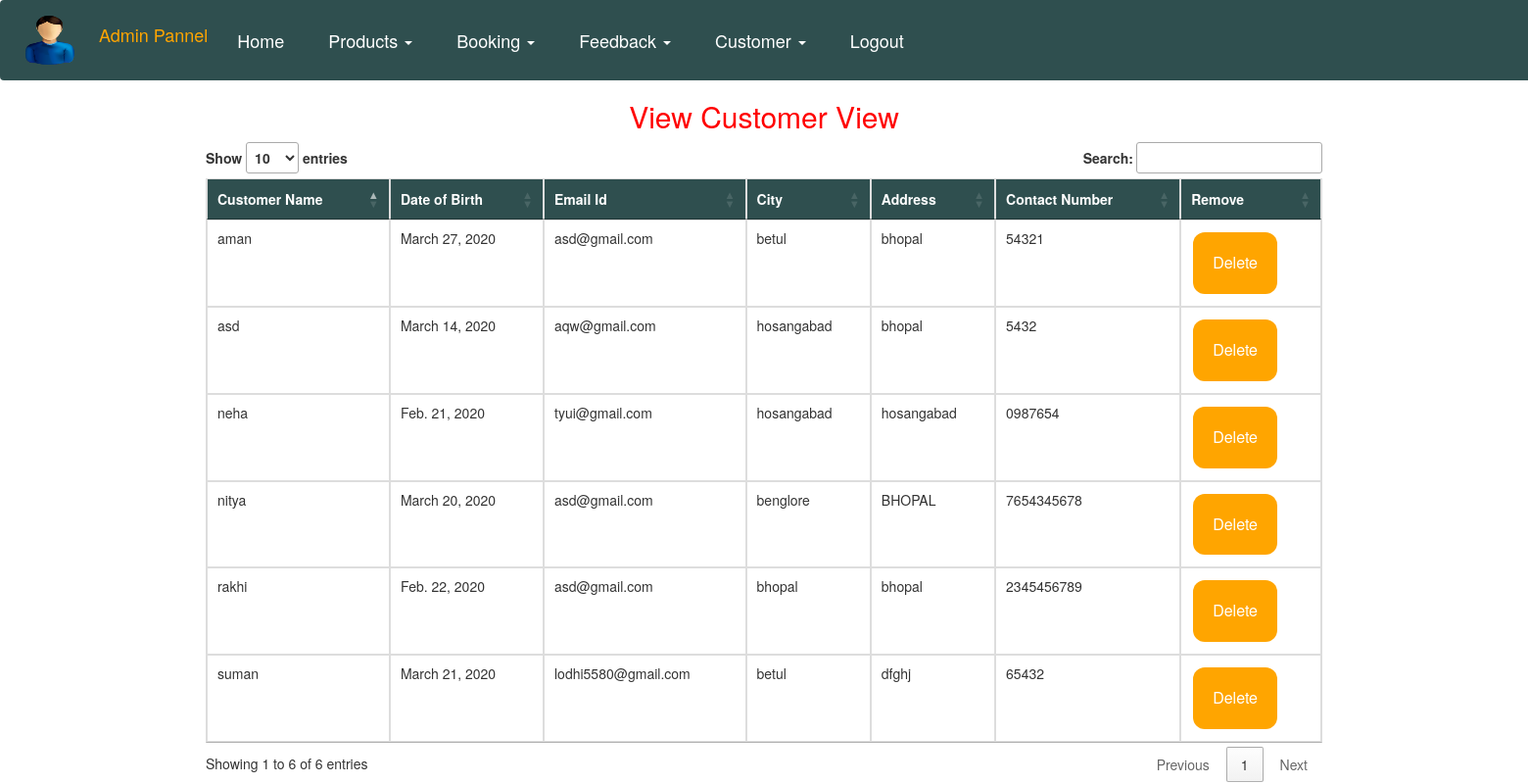
/view_customer (signed in), run on the app's committed database.
### bookshop/models.py (models this page shows, shortened)
class Profile(models.Model):
    user = models.ForeignKey(User, on_delete=models.CASCADE, null=True)
    dob = models.DateField(null=True)
    city = models.CharField(max_length=30, null=True)
    address = models.CharField(max_length=50, null=True)
    contact = models.CharField(max_length=10, null=True)

### bookshop/views.py (the view)
# urls.py: path('view_customer', View_Customer, name='view_customer'),
def View_Customer(request):
    if not request.user.is_staff:
        return redirect('login_admin')
    cust = Profile.objects.all()
    d = {'cus': cust}
    return render(request, 'view_customer.html', d)

### bookshop/templates/view_customer.html (shortened to what this page needs)
{% extends 'admin_navigation.html' %}
{% block body %}
<center><h2 style="color:red">View Customer View</h2></center>
 <div class="container">
<table class="table table-bordered" id="myTable">
  <thead>
  <tr>
    <th>Customer Name</th>
    <th>Date of Birth</th>
      <th>Email Id</th>
    <th>City</th>
      <th>Address</th>
      <th>Contact Number</th>
    <th>Remove</th>
  </tr>
  </thead>
   <tbody>
    {% for i in cus %}
  <tr>
    <td>{{i.user.username}}</td>
    <td>{{i.dob}}</td>
    <td>{{i.user.email}}</td>
    <td>{{i.city}}</td>
    <td>{{i.address}}</td>
      <td>{{i.contact}}</td>
    {% if i.user.is_staff %}
    <td><button2 class="button2 button1" style="bockground-color:red">Staff_User</button2></td>
    {% else %}
      <td><a href="{% url 'delete_customer' i.id %}"><button class="button button1">Delete</button></a></td>
    {% endif %}
  </tr>
    {% endfor %}
    </tbody>
</table>
 </div>
{% endblock %}

### bookshop/templates/admin_navigation.html (style rules this page uses)
.button { background-color: orange; border: none; color: white; padding: 20px; text-align: center; text-decoration: none; display: inline-block; font-size: 16px; margin: 4px 2px; cursor: pointer; }
.button1 { border-radius: 12px; }
th { background-color:DarkSlateGrey; color:white; }

### data on the page
Profile: user.username "rakhi", dob "Feb. 22, 2020", user.email "asd@gmail.com", city "bhopal", address "bhopal", contact "2345456789", shows "Delete"
Profile: user.username "neha", dob "Feb. 21, 2020", user.email "tyui@gmail.com", city "hosangabad", address "hosangabad", contact "0987654", shows "Delete"
Profile: user.username "suman", dob "March 21, 2020", user.email "lodhi5580@gmail.com", city "betul", address "dfghj", contact "65432", shows "Delete"
Profile: user.username "aman", dob "March 27, 2020", user.email "asd@gmail.com", city "betul", address "bhopal", contact "54321", shows "Delete"
Profile: user.username "asd", dob "March 14, 2020", user.email "aqw@gmail.com", city "hosangabad", address "bhopal", contact "5432", shows "Delete"
Profile: user.username "nitya", dob "March 20, 2020", user.email "asd@gmail.com", city "benglore", address "BHOPAL", contact "7654345678", shows "Delete"
